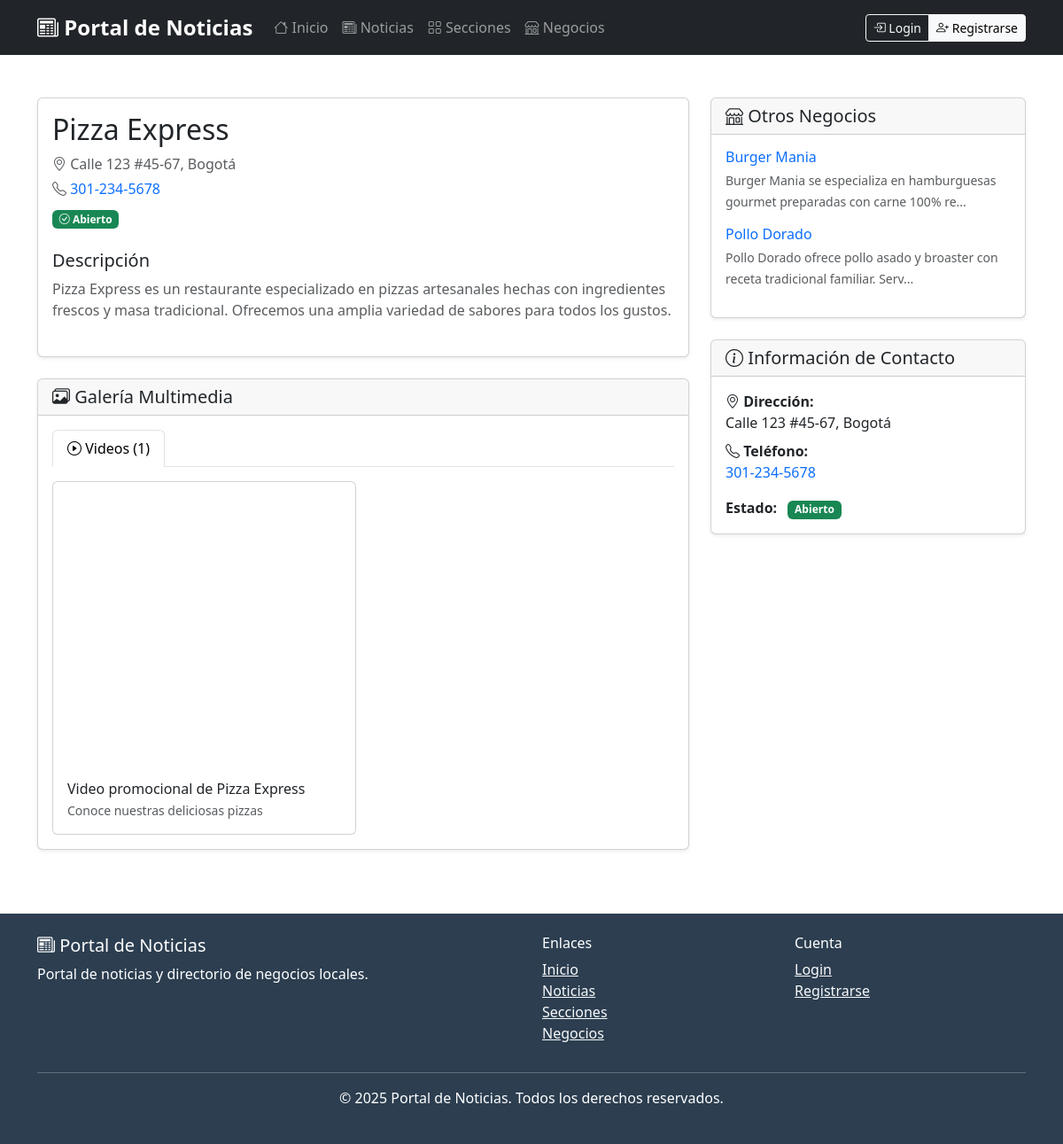
Page /index.php?controller=business&action=show&id=1 on the committed database.
### tables this page shows
CREATE TABLE `businesses` (
  `id` int(10) UNSIGNED NOT NULL,
  `section_id` int(10) UNSIGNED NOT NULL,
  `name` varchar(200) NOT NULL,
  `slug` varchar(230) NOT NULL,
  `short_description` varchar(255) DEFAULT NULL,
  `description` text DEFAULT NULL,
  `advertisement_text` text DEFAULT NULL,
  `mission` text DEFAULT NULL,
  `vision` text DEFAULT NULL,
  `logo_path` varchar(255) DEFAULT NULL,
  `website` varchar(255) DEFAULT NULL,
  `phone` varchar(60) DEFAULT NULL,
  `address` varchar(255) DEFAULT NULL,
  `is_published` tinyint(1) NOT NULL DEFAULT 1,
  `status` tinyint(1) NOT NULL DEFAULT 1 COMMENT '1=Activo, 2=Inactivo',
  `created_by` int(10) UNSIGNED DEFAULT NULL,
  `created_at` timestamp NOT NULL DEFAULT current_timestamp(),
  `updated_at` timestamp NULL DEFAULT NULL ON UPDATE current_timestamp(),
  `is_open` tinyint(1) NOT NULL DEFAULT 1 COMMENT 'Si el negocio está abierto (1) o cerrado (0)',
  `closed_reason` varchar(255) DEFAULT NULL COMMENT 'Razón por la cual está cerrado si is_open = 0',
  `business_hours` longtext DEFAULT NULL COMMENT 'Horarios de atención del negocio en formato JSON' CHECK (json_valid(`business_hours`))
);

CREATE TABLE `business_videos` (
  `id` int(10) UNSIGNED NOT NULL,
  `business_id` int(10) UNSIGNED NOT NULL,
  `video_type` enum('youtube','vimeo','upload') NOT NULL DEFAULT 'youtube',
  `video_url` varchar(500) DEFAULT NULL,
  `video_path` varchar(255) DEFAULT NULL,
  `title` varchar(255) NOT NULL,
  `description` text DEFAULT NULL,
  `thumbnail_path` varchar(255) DEFAULT NULL,
  `display_order` int(11) NOT NULL DEFAULT 0,
  `is_active` tinyint(1) NOT NULL DEFAULT 1,
  `uploaded_by` int(10) UNSIGNED DEFAULT NULL,
  `created_at` timestamp NOT NULL DEFAULT current_timestamp(),
  `updated_at` timestamp NULL DEFAULT NULL ON UPDATE current_timestamp()
);

### models/Business.php (called while the page is built, shortened)
<?php
class Business {
    private $db;
    public function __construct($database) {
        $this->db = $database;
    }
    public function findById($id) {
        $sql = "SELECT b.*, s.title as section_title, s.slug as section_slug,
                       u.full_name as created_by_name
                FROM businesses b
                LEFT JOIN sections s ON b.section_id = s.id
                LEFT JOIN users u ON b.created_by = u.id
                WHERE b.id = ?";
        return $this->db->fetch($sql, [$id]);
    }
    public function getPublished($limit = null, $offset = 0, $sectionId = null) {
        $sql = "SELECT b.*, s.title as section_title
                FROM businesses b
                LEFT JOIN sections s ON b.section_id = s.id
                WHERE b.is_published = 1";
        $params = [];
        if ($sectionId) {
            $sql .= " AND b.section_id = ?";
            $params[] = $sectionId;
        }
        $sql .= " ORDER BY b.created_at DESC";
        if ($limit) {
            $sql .= " LIMIT ? OFFSET ?";
            $params[] = $limit;
            $params[] = $offset;
        }
        return $this->db->fetchAll($sql, $params);
    }
}
?>

### config/MeekroDB.php (called while the page is built, shortened)
<?php
class MeekroDB {
    public static $host = 'localhost';
    public static $port = 3306;
    public static $dbName = '';
    public static $user = '';
    public static $password = '';
    public static $encoding = 'utf8mb4';
    protected static $instance;
    protected static $mysqliInstance;
    public static function get() {
        if (!self::$instance) {
            self::$instance = new self();
        }
        return self::$instance;
    }
    public function __construct() {
        if (!self::$mysqliInstance) {
            self::$mysqliInstance = new mysqli(
                self::$host,
                self::$user,
                self::$password,
                self::$dbName,
                self::$port
            );
            self::$mysqliInstance->set_charset(self::$encoding);
        }
    }
    public static function query($query, ...$params) {
        $stmt = self::$mysqliInstance->prepare($query);
        if (!empty($params)) {
            $types = '';
            $values = [];
            foreach ($params as $param) {
                if (is_int($param)) {
                    $types .= 'i';
                } elseif (is_float($param)) {
                    $types .= 'd';
                } else {
                    $types .= 's';
                }
                $values[] = $param;
            }
            $stmt->bind_param($types, ...$values);
        }
        $stmt->execute();
        return $stmt;
    }
    public static function queryFirstRow($query, ...$params) {
        $stmt = self::query($query, ...$params);
        $result = $stmt->get_result();
        if ($result) {
            return $result->fetch_assoc();
        }
        return null;
    }
    public static function queryAllRows($query, ...$params) {
        $stmt = self::query($query, ...$params);
        $result = $stmt->get_result();
        if ($result) {
            return $result->fetch_all(MYSQLI_ASSOC);
        }
        return [];
    }
}
?>

### config/Database.php (called while the page is built, shortened)
<?php
require_once __DIR__ . '/MeekroDB.php';
class Database {
    public function fetch($sql, $params = []) {
        try {
            if (empty($params)) {
                return MeekroDB::queryFirstRow($sql);
            } else {
                return MeekroDB::queryFirstRow($sql, ...$params);
            }
        } catch (Exception $e) {
            throw new Exception('Error en consulta: ' . $e->getMessage());
        }
    }
    public function fetchAll($sql, $params = []) {
        try {
            if (empty($params)) {
                return MeekroDB::queryAllRows($sql);
            } else {
                return MeekroDB::queryAllRows($sql, ...$params);
            }
        } catch (Exception $e) {
            throw new Exception('Error en consulta: ' . $e->getMessage());
        }
    }
}
?>

### views/business/show.php (the view, shortened to what this page needs)
<?php
function getVideoEmbed($video) {
    if ($video['video_type'] === 'youtube') {
        $videoId = '';
        if (preg_match('/(?:youtube\.com\/watch\?v=|youtu\.be\/)([^&\n?#]+)/', $video['video_url'], $matches)) {
            $videoId = $matches[1];
        }
        return "<iframe width='100%' height='315' src='https://www.youtube.com/embed/{$videoId}' frameborder='0' allowfullscreen></iframe>";
    } elseif ($video['video_type'] === 'vimeo') {
        $videoId = '';
        if (preg_match('/vimeo\.com\/(\d+)/', $video['video_url'], $matches)) {
            $videoId = $matches[1];
        }
        return "<iframe width='100%' height='315' src='https://player.vimeo.com/video/{$videoId}' frameborder='0' allowfullscreen></iframe>";
    } elseif ($video['video_type'] === 'upload' && $video['video_path']) {
        return "<video width='100%' height='315' controls><source src='" . UPLOAD_URL . $video['video_path'] . "' type='video/mp4'>Tu navegador no soporta video HTML5.</video>";
    }
    return '';
}
?>
<div class="container my-5">
    <div class="row">
        <div class="col-lg-8">
            <div class="card shadow-sm mb-4">
                <div class="card-body">
                    <div class="d-flex align-items-start mb-4">
                        <div class="flex-grow-1">
                            <h1 class="h2 mb-2"><?= htmlspecialchars($business['name']) ?></h1>
                            <p class="text-muted mb-1">
                                <i class="bi bi-geo-alt"></i>
                                <?= htmlspecialchars($business['address']) ?>
                            </p>
                            <?php if (isset($business['phone']) && $business['phone']): ?>
                                <p class="text-muted mb-1">
                                    <i class="bi bi-telephone"></i>
                                    <a href="tel:<?= htmlspecialchars($business['phone']) ?>" class="text-decoration-none">
                                        <?= htmlspecialchars($business['phone']) ?>
                                    </a>
                                </p>
                            <?php endif; ?>
                            <div class="mt-2">
                                <span class="badge bg-<?= $business['is_open'] == 1 ? 'success' : 'danger' ?>">
                                    <i class="bi bi-<?= $business['is_open'] == 1 ? 'check-circle' : 'x-circle' ?>"></i>
                                    <?= $business['is_open'] == 1 ? 'Abierto' : 'Cerrado' ?>
                                </span>
                            </div>
                        </div>
                    </div>
                    <?php if ($business['description']): ?>
                        <div class="mb-4">
                            <h5>Descripción</h5>
                            <p class="text-muted"><?= nl2br(htmlspecialchars($business['description'])) ?></p>
                        </div>
                    <?php endif; ?>
                </div>
            </div>
            <?php if (!empty($images) || !empty($videos)): ?>
                <div class="card shadow-sm mb-4">
                    <div class="card-header">
                        <h5 class="mb-0">
                            <i class="bi bi-images"></i> Galería Multimedia
                        </h5>
                    </div>
                    <div class="card-body">
                        <ul class="nav nav-tabs" id="multimediaTab" role="tablist">
                            <?php if (!empty($videos)): ?>
                                <li class="nav-item" role="presentation">
                                    <button class="nav-link <?= empty($images) ? 'active' : '' ?>"
                                            id="videos-tab" data-bs-toggle="tab"
                                            data-bs-target="#videos" type="button" role="tab"
                                            aria-controls="videos" aria-selected="<?= empty($images) ? 'true' : 'false' ?>">
                                        <i class="bi bi-play-circle"></i> Videos (<?= count($videos) ?>)
                                    </button>
                                </li>
                            <?php endif; ?>
                        </ul>
                        <div class="tab-content mt-3" id="multimediaTabContent">
                            <?php if (!empty($videos)): ?>
                                <div class="tab-pane fade <?= empty($images) ? 'show active' : '' ?>"
                                     id="videos" role="tabpanel" aria-labelledby="videos-tab">
                                    <div class="row g-3">
                                        <?php foreach ($videos as $video): ?>
                                            <div class="col-lg-6">
                                                <div class="card">
                                                    <div class="card-body p-0">
                                                        <?= getVideoEmbed($video) ?>
                                                    </div>
                                                    <?php if ($video['title'] || $video['description']): ?>
                                                        <div class="card-body">
                                                            <?php if ($video['title']): ?>
                                                                <h6 class="card-title mb-1">
                                                                    <?= htmlspecialchars($video['title']) ?>
                                                                </h6>
                                                            <?php endif; ?>
                                                            <?php if ($video['description']): ?>
                                                                <p class="card-text small text-muted">
                                                                    <?= htmlspecialchars($video['description']) ?>
                                                                </p>
                                                            <?php endif; ?>
                                                        </div>
                                                    <?php endif; ?>
                                                </div>
                                            </div>
                                        <?php endforeach; ?>
                                    </div>
                                </div>
                            <?php endif; ?>
                        </div>
                    </div>
                </div>
            <?php endif; ?>
        </div>
        <div class="col-lg-4">
            <?php if (!empty($relatedBusinesses)): ?>
                <div class="card shadow-sm">
                    <div class="card-header">
                        <h5 class="mb-0">
                            <i class="bi bi-shop"></i> Otros Negocios
                        </h5>
                    </div>
                    <div class="card-body">
                        <?php foreach ($relatedBusinesses as $related): ?>
                            <div class="d-flex align-items-center mb-3">
                                <div class="flex-grow-1">
                                    <h6 class="mb-1">
                                        <a href="<?= BASE_URL ?>business/<?= $related['slug'] ?>"
                                           class="text-decoration-none">
                                            <?= htmlspecialchars($related['name']) ?>
                                        </a>
                                    </h6>
                                    <small class="text-muted">
                                        <?= htmlspecialchars(substr($related['description'], 0, 80)) ?>...
                                    </small>
                                </div>
                            </div>
                        <?php endforeach; ?>
                    </div>
                </div>
            <?php endif; ?>
            <div class="card shadow-sm mt-4">
                <div class="card-header">
                    <h5 class="mb-0">
                        <i class="bi bi-info-circle"></i> Información de Contacto
                    </h5>
                </div>
                <div class="card-body">
                    <?php if (isset($business['address']) && $business['address']): ?>
                        <p class="mb-2">
                            <strong><i class="bi bi-geo-alt"></i> Dirección:</strong><br>
                            <?= htmlspecialchars($business['address']) ?>
                        </p>
                    <?php endif; ?>
                    <?php if (isset($business['phone']) && $business['phone']): ?>
                        <p class="mb-2">
                            <strong><i class="bi bi-telephone"></i> Teléfono:</strong><br>
                            <a href="tel:<?= htmlspecialchars($business['phone']) ?>"
                               class="text-decoration-none">
                                <?= htmlspecialchars($business['phone']) ?>
                            </a>
                        </p>
                    <?php endif; ?>
                    <div class="mt-3">
                        <strong>Estado:</strong>
                        <span class="badge bg-<?= $business['is_open'] == 1 ? 'success' : 'danger' ?> ms-2">
                            <?= $business['is_open'] == 1 ? 'Abierto' : 'Cerrado' ?>
                        </span>
                    </div>
                </div>
            </div>
        </div>
    </div>
</div>

### rows in the picture
businesses: name "Pizza Express", address "Calle 123 #45-67, Bogotá", phone "301-234-5678", description "Pizza Express es un restaurante especializado en pizzas artesanales hechas con ingredientes frescos y masa tradicional. Ofrecemos una amplia variedad de sabores para todos los gustos."
business_videos: title "Video promocional de Pizza Express", description "Conoce nuestras deliciosas pizzas"
businesses: name "Burger Mania", description "Burger Mania se especializa en hamburguesas gourmet preparadas con carne 100% re"
businesses: name "Pollo Dorado", description "Pollo Dorado ofrece pollo asado y broaster con receta tradicional familiar. Serv"

### other values in the picture
SITE_NAME "Portal de Noticias"
count($videos) "1"
